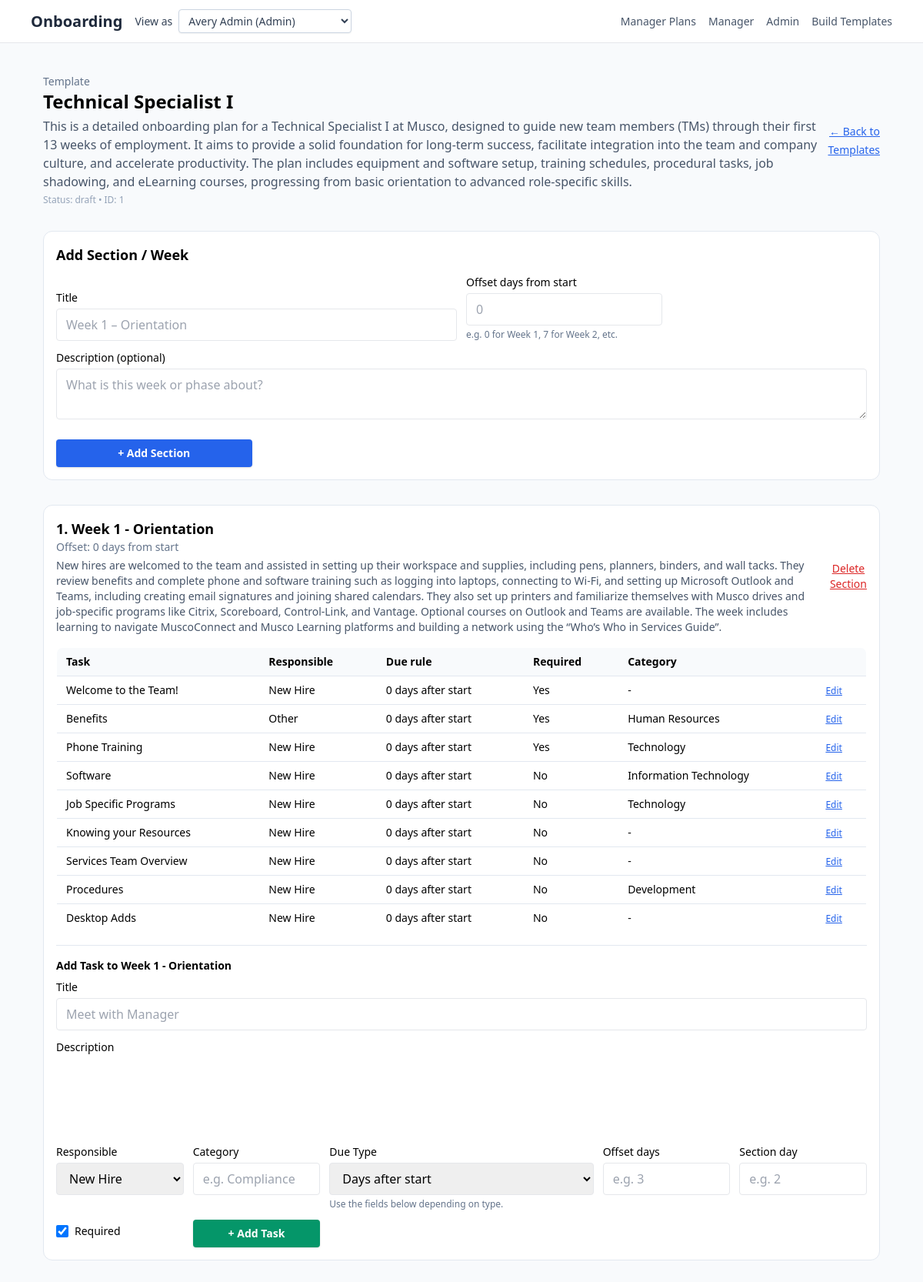
/templates/1/edit, run on the app's committed database.
### Onboarding/models.py (models this page shows, shortened)
class OnboardingTemplate(db.Model):
    __tablename__ = "onboarding_templates"
    id = db.Column(db.Integer, primary_key=True)
    name = db.Column(db.String(200), nullable=False)
    description = db.Column(db.Text, nullable=True)
    status = db.Column(
        db.String(32),
        nullable=False,
        default=TemplateStatusEnum.DRAFT.value,
    )
    target_role = db.Column(db.String(120), nullable=True)  # e.g. 'Engineer'
    department = db.Column(db.String(120), nullable=True)
    location = db.Column(db.String(120), nullable=True)
    estimated_duration_days = db.Column(db.Integer, nullable=True)
    version = db.Column(db.String(50), nullable=True)
    created_by_id = db.Column(db.Integer, db.ForeignKey("users.id"), nullable=True)
    created_by = db.relationship("User", backref="created_templates")
    created_at = db.Column(db.DateTime, nullable=False, default=date.today)
    updated_at = db.Column(
        db.DateTime,
        nullable=False,
        default=date.today,
        onupdate=date.today,
    )
    sections = db.relationship(
        "TemplateSection",
        back_populates="template",
        lazy="selectin",
        cascade="all, delete-orphan",
        order_by="TemplateSection.order_index.asc()",
    )

class TemplateSection(db.Model):
    __tablename__ = "template_sections"
    id = db.Column(db.Integer, primary_key=True)
    template_id = db.Column(
        db.Integer,
        db.ForeignKey("onboarding_templates.id"),
        nullable=False,
    )
    template = db.relationship("OnboardingTemplate", back_populates="sections")
    title = db.Column(db.String(200), nullable=False)
    description = db.Column(db.Text, nullable=True)
    order_index = db.Column(db.Integer, nullable=False, default=1)
    offset_days = db.Column(db.Integer, nullable=True)
    tasks = db.relationship(
        "TemplateTask",
        back_populates="section",
        lazy="selectin",
        cascade="all, delete-orphan",
        order_by="TemplateTask.order_index.asc()",
    )

class TemplateTask(db.Model):
    __tablename__ = "template_tasks"
    id = db.Column(db.Integer, primary_key=True)
    section_id = db.Column(
        db.Integer,
        db.ForeignKey("template_sections.id"),
        nullable=False,
    )
    section = db.relationship("TemplateSection", back_populates="tasks")
    title = db.Column(db.String(255), nullable=False)
    description = db.Column(db.Text, nullable=True)
    responsible_party = db.Column(
        db.String(32),
        nullable=False,
        default=ResponsiblePartyEnum.NEW_HIRE.value,
    )
    due_type = db.Column(
        db.String(32),
        nullable=False,
        default=DueTypeEnum.DAYS_FROM_START.value,
    )
    offset_days = db.Column(db.Integer, nullable=True)
    section_day = db.Column(db.Integer, nullable=True)
    category = db.Column(db.String(120), nullable=True)  # e.g. 'Compliance'
    is_required = db.Column(db.Boolean, nullable=False, default=True)
    default_estimated_minutes = db.Column(db.Integer, nullable=True)
    order_index = db.Column(db.Integer, nullable=False, default=1)

### app.py (the view)
@app.get("/templates/<int:template_id>/edit")
def edit_template(template_id: int):
    user = current_user()
    require_builder_or_admin(user)
    tpl = (
        OnboardingTemplate.query.options(
            selectinload(OnboardingTemplate.sections).selectinload(
                TemplateSection.tasks
            )
        )
        .filter_by(id=template_id)
        .first_or_404()
    )
    return render_template(
        "template_edit.html",
        user=user,
        template=tpl,
    )

### app.py (called while the page is built, shortened)
def current_user() -> User:
    email = (
        request.headers.get("X-User-Email")
        or request.args.get("as_user")
        or session.get("as_user")
    )
    query = User.query.options(selectinload(User.onboarding_plan))
    user = query.order_by(User.id.asc()).first()
    if not user:
        abort(404, description="No users available")
    return user

def require_builder_or_admin(user: User):
    allowed = {RoleEnum.BUILDER.value, RoleEnum.ADMIN.value}
    if user.role not in allowed:
        abort(403)

@app.context_processor
def inject_markdown_renderer():
    return dict(render_markdown=render_markdown)

@app.context_processor
def inject_user():
    u = session.get("user")
    return {"user": u or {"role": "guest"}}

@app.context_processor
def inject_user_switcher():
    users = User.query.order_by(User.role.asc(), User.full_name.asc()).all()
    active_user = None
    try:
        active_user = current_user()
    except Exception:
        active_user = None
    return {
        "switchable_users": users,
        "nav_current_user": active_user,
    }

### templates/template_edit.html (shortened to what this page needs)
{% extends "base.html" %}
{% block content %}
<link href="https://cdn.quilljs.com/1.3.6/quill.snow.css" rel="stylesheet">
<div class="max-w-6xl mx-auto px-4 py-6 space-y-8">
  <div class="flex items-center justify-between">
    <div>
      <p class="text-sm text-slate-500">Template</p>
      <h1 class="text-2xl font-bold">{{ template.name }}</h1>
      <p class="mt-1 text-slate-600">
        {{ template.description or "No description yet." }}
      </p>
      <p class="mt-1 text-xs text-slate-400">
        Status: {{ template.status }} • ID: {{ template.id }}
      </p>
    </div>
    <div class="text-right space-y-2">
      <a href="{{ url_for('templates_dashboard') }}"
         class="text-sm text-blue-600 underline">
        ← Back to Templates
      </a>
    </div>
  </div>
  <div class="bg-white border border-slate-200 rounded-xl p-4">
    <h2 class="text-lg font-semibold mb-3">Add Section / Week</h2>
    <form method="post"
          action="{{ url_for('add_template_section', template_id=template.id) }}"
          class="grid grid-cols-1 md:grid-cols-4 gap-3 items-end">
      <div class="md:col-span-2">
        <label class="block text-sm font-medium mb-1">Title</label>
        <input type="text" name="title"
               placeholder="Week 1 – Orientation"
               class="w-full border rounded px-3 py-2" />
      </div>
      <div class="md:col-span-1">
        <label class="block text-sm font-medium mb-1">
          Offset days from start
        </label>
        <input type="number" name="offset_days"
               placeholder="0"
               class="w-full border rounded px-3 py-2" />
        <p class="text-xs text-slate-500 mt-1">
          e.g. 0 for Week 1, 7 for Week 2, etc.
        </p>
      </div>
      <div class="md:col-span-4">
        <label class="block text-sm font-medium mb-1">
          Description (optional)
        </label>
        <textarea name="description" rows="2"
                  class="w-full border rounded px-3 py-2"
                  placeholder="What is this week or phase about?"></textarea>
      </div>
      <div class="md:col-span-1">
        <button type="submit"
                class="mt-2 w-full inline-flex justify-center items-center px-4 py-2 rounded bg-blue-600 text-white text-sm font-semibold shadow">
          + Add Section
        </button>
      </div>
    </form>
  </div>
  <div class="space-y-6">
    {% if template.sections %}
      {% for section in template.sections %}
        <div class="bg-white border border-slate-200 rounded-xl p-4 space-y-4">
          <div class="flex items-center justify-between">
            <div>
              <h2 class="text-lg font-semibold">
                {{ loop.index }}. {{ section.title }}
              </h2>
              <p class="text-sm text-slate-500">
                Offset:
                {{ section.offset_days if section.offset_days is not none else 0 }}
                days from start
              </p>
              {% if section.description %}
                <p class="mt-1 text-sm text-slate-600">
                  {{ section.description }}
                </p>
              {% endif %}
            </div>
            <div class="ml-4">
              <form method="post"
                    action="{{ url_for('delete_template_section', template_id=template.id, section_id=section.id) }}"
                    onsubmit="return confirm('Delete this section? All tasks within it will also be deleted. This cannot be undone.');">
                <button type="submit"
                        class="text-sm text-red-600 hover:text-red-800 underline">
                  Delete Section
                </button>
              </form>
            </div>
          </div>
          <div class="overflow-x-auto">
            <table class="min-w-full text-sm border border-slate-200 rounded-lg overflow-hidden">
              <thead class="bg-slate-50">
                <tr>
                  <th class="px-3 py-2 text-left">Task</th>
                  <th class="px-3 py-2 text-left">Responsible</th>
                  <th class="px-3 py-2 text-left">Due rule</th>
                  <th class="px-3 py-2 text-left">Required</th>
                  <th class="px-3 py-2 text-left">Category</th>
                  <th class="px-3 py-2 text-left"></th>
                </tr>
              </thead>
              <tbody>
                {% if section.tasks %}
                  {% for t in section.tasks %}
                    <tr class="border-t border-slate-200">
                      <td class="px-3 py-2">{{ t.title }}</td>
                      <td class="px-3 py-2">
                        {% if t.responsible_party == "manager" %}
                          Manager
                        {% elif t.responsible_party == "other" %}
                          Other
                        {% else %}
                          New Hire
                        {% endif %}
                      </td>
                      <td class="px-3 py-2">
                        {% if t.due_type == 'days_from_start' %}
                          {{ t.offset_days or 0 }} days after start
                        {% elif t.due_type == 'day_within_section' %}
                          Day {{ t.section_day or 1 }} of section
                        {% else %}
                          –
                        {% endif %}
                      </td>
                      <td class="px-3 py-2">
                        {% if t.is_required %}Yes{% else %}No{% endif %}
                      </td>
                      <td class="px-3 py-2">
                        {{ t.category or '-' }}
                      </td>
                      <td class="px-3 py-2">
                        <a href="{{ url_for('edit_template_task',
                                            template_id=template.id,
                                            section_id=section.id,
                                            task_id=t.id) }}"
                           class="text-blue-600 underline text-xs">
                          Edit
                        </a>
                      </td>
                    </tr>
                  {% endfor %}
                {% endif %}
              </tbody>
            </table>
          </div>
          <div class="border-t border-slate-200 pt-4">
            <h3 class="text-sm font-semibold mb-2">
              Add Task to {{ section.title }}
            </h3>
            <form method="post"
                  action="{{ url_for('add_template_task',
                                     template_id=template.id,
                                     section_id=section.id) }}"
                  class="grid grid-cols-1 md:grid-cols-6 gap-3 items-baseline">
              <div class="md:col-span-6">
                <label class="block text-sm font-medium mb-1">Title</label>
                <input type="text" name="title"
                       placeholder="Meet with Manager"
                       class="w-full border rounded px-3 py-2" />
              </div>
              <div class="md:col-span-6 task-desc-container">
                <label class="block text-sm font-medium mb-1">
                  Description
                </label>
                <div class="bg-white">
                  <div class="quill-editor" style="height: 100px;"></div>
                </div>
              </div>
              <div>
                <label class="block text-sm font-medium mb-1">
                  Responsible
                </label>
                <select name="responsible_party"
                        class="w-full border rounded px-3 py-2">
                  <option value="new_hire">New Hire</option>
                </select>
              </div>
              <div>
                <label class="block text-sm font-medium mb-1">
                  Category
                </label>
                <input type="text" name="category"
                       placeholder="e.g. Compliance"
                       class="w-full border rounded px-3 py-2" />
              </div>
              <div class="md:col-span-2">
                <label class="block text-sm font-medium mb-1">
                  Due Type
                </label>
                <select name="due_type"
                        class="w-full border rounded px-3 py-2">
                  <option value="days_from_start">Days after start</option>
                </select>
                <p class="text-xs text-slate-500 mt-1">
                  Use the fields below depending on type.
                </p>
              </div>
              <div>
                <label class="block text-sm font-medium mb-1">
                  Offset days
                </label>
                <input type="number" name="offset_days"
                       placeholder="e.g. 3"
                       class="w-full border rounded px-3 py-2" />
              </div>
              <div>
                <label class="block text-sm font-medium mb-1">
                  Section day
                </label>
                <input type="number" name="section_day"
                       placeholder="e.g. 2"
                       class="w-full border rounded px-3 py-2" />
              </div>
              <div class="flex items-center gap-2">
                <input id="required-{{ section.id }}"
                       type="checkbox"
                       name="is_required"
                       class="h-4 w-4 border rounded"
                       checked />
                <label for="required-{{ section.id }}"
                       class="text-sm font-medium">
                  Required
                </label>
              </div>
              <div class="md:col-span-1">
                <button type="submit"
                        class="w-full inline-flex justify-center items-center px-4 py-2 rounded bg-emerald-600 text-white text-sm font-semibold shadow">
                  + Add Task
                </button>
              </div>
            </form>
          </div>
        </div>
      {% endfor %}
    {% else %}
      <p class="text-slate-500 italic">
        No sections yet. Use "Add Section" above to start building this template.
      </p>
    {% endif %}
  </div>
</div>
{% endblock %}

### Onboarding/static/site.css (style rules this page uses)
textarea { resize: vertical; }

### data on the page
OnboardingTemplate: name "Technical Specialist I", description "This is a detailed onboarding plan for a Technical Specialist I at Musco, designed to guide new team members (TMs) through their first 13 weeks of employment. It aims to provide a solid foundation for long-term success, facilitate integration into the team and company culture, and accelerate productivity. The plan includes equipment and software setup, training schedules, procedural tasks, job shadowing, and eLearning courses, progressing from basic orientation to advanced role-specific skills.", status "draft", id "1"
TemplateSection: title "Week 1 - Orientation", offset_days "0", description "New hires are welcomed to the team and assisted in setting up their workspace and supplies, including pens, planners, binders, and wall tacks. They review benefits and complete phone and software training such as logging into laptops, connecting to Wi-Fi, and setting up Microsoft Outlook and Teams, including creating email signatures and joining shared calendars. They also set up printers and familiarize themselves with Musco drives and job-specific programs like Citrix, Scoreboard, Control-Link, and Vantage. Optional courses on Outlook and Teams are available. The week includes learning to navigate MuscoConnect and Musco Learning platforms and building a network using the “Who’s Who in…"
TemplateTask: title "Welcome to the Team!", responsible_party "New Hire", offset_days "0", is_required "Yes", category "-"
TemplateTask: title "Benefits", responsible_party "Other", offset_days "0", is_required "Yes", category "Human Resources"
TemplateTask: title "Phone Training", responsible_party "New Hire", offset_days "0", is_required "Yes", category "Technology"
TemplateTask: title "Software", responsible_party "New Hire", offset_days "0", is_required "No", category "Information Technology"
TemplateTask: title "Job Specific Programs", responsible_party "New Hire", offset_days "0", is_required "No", category "Technology"
TemplateTask: title "Knowing your Resources", responsible_party "New Hire", offset_days "0", is_required "No", category "-"
TemplateTask: title "Services Team Overview", responsible_party "New Hire", offset_days "0", is_required "No", category "-"
TemplateTask: title "Procedures", responsible_party "New Hire", offset_days "0", is_required "No", category "Development"
TemplateTask: title "Desktop Adds", responsible_party "New Hire", offset_days "0", is_required "No", category "-"

### other printed values
form field as_user "Avery Admin (Admin)"
